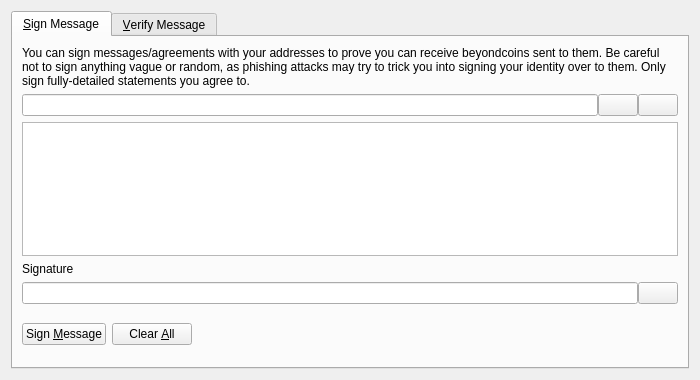
<?xml version="1.0" encoding="UTF-8"?>
<ui version="4.0">
 <class>SignVerifyMessageDialog</class>
 <widget class="QDialog" name="SignVerifyMessageDialog">
  <property name="geometry">
   <rect>
    <x>0</x>
    <y>0</y>
    <width>700</width>
    <height>380</height>
   </rect>
  </property>
  <property name="windowTitle">
   <string>Signatures - Sign / Verify a Message</string>
  </property>
  <property name="modal">
   <bool>true</bool>
  </property>
  <layout class="QVBoxLayout" name="verticalLayout">
   <item>
    <widget class="QTabWidget" name="tabWidget">
     <property name="currentIndex">
      <number>0</number>
     </property>
     <widget class="QWidget" name="tabSignMessage">
      <attribute name="title">
       <string>&amp;Sign Message</string>
      </attribute>
      <layout class="QVBoxLayout" name="verticalLayout_SM">
       <item>
        <widget class="QLabel" name="infoLabel_SM">
         <property name="text">
          <string>You can sign messages/agreements with your addresses to prove you can receive beyondcoins sent to them. Be careful not to sign anything vague or random, as phishing attacks may try to trick you into signing your identity over to them. Only sign fully-detailed statements you agree to.</string>
         </property>
         <property name="textFormat">
          <enum>Qt::PlainText</enum>
         </property>
         <property name="wordWrap">
          <bool>true</bool>
         </property>
        </widget>
       </item>
       <item>
        <layout class="QHBoxLayout" name="horizontalLayout_1_SM">
         <property name="spacing">
          <number>0</number>
         </property>
         <item>
          <widget class="QValidatedLineEdit" name="addressIn_SM">
           <property name="toolTip">
            <string>The Beyondcoin address to sign the message with</string>
           </property>
          </widget>
         </item>
         <item>
          <widget class="QPushButton" name="addressBookButton_SM">
           <property name="toolTip">
            <string>Choose previously used address</string>
           </property>
           <property name="text">
            <string/>
           </property>
           <property name="icon">
            <iconset resource="../bitcoin.qrc">
             <normaloff>:/icons/address-book</normaloff>:/icons/address-book</iconset>
           </property>
           <property name="shortcut">
            <string>Alt+A</string>
           </property>
           <property name="autoDefault">
            <bool>false</bool>
           </property>
          </widget>
         </item>
         <item>
          <widget class="QPushButton" name="pasteButton_SM">
           <property name="toolTip">
            <string>Paste address from clipboard</string>
           </property>
           <property name="text">
            <string/>
           </property>
           <property name="icon">
            <iconset resource="../bitcoin.qrc">
             <normaloff>:/icons/editpaste</normaloff>:/icons/editpaste</iconset>
           </property>
           <property name="shortcut">
            <string>Alt+P</string>
           </property>
           <property name="autoDefault">
            <bool>false</bool>
           </property>
          </widget>
         </item>
        </layout>
       </item>
       <item>
        <widget class="QPlainTextEdit" name="messageIn_SM">
         <property name="toolTip">
          <string>Enter the message you want to sign here</string>
         </property>
        </widget>
       </item>
       <item>
        <widget class="QLabel" name="signatureLabel_SM">
         <property name="text">
          <string>Signature</string>
         </property>
         <property name="textFormat">
          <enum>Qt::PlainText</enum>
         </property>
        </widget>
       </item>
       <item>
        <layout class="QHBoxLayout" name="horizontalLayout_2_SM">
         <property name="spacing">
          <number>0</number>
         </property>
         <item>
          <widget class="QLineEdit" name="signatureOut_SM">
           <property name="font">
            <font>
             <italic>true</italic>
            </font>
           </property>
           <property name="readOnly">
            <bool>true</bool>
           </property>
          </widget>
         </item>
         <item>
          <widget class="QPushButton" name="copySignatureButton_SM">
           <property name="toolTip">
            <string>Copy the current signature to the system clipboard</string>
           </property>
           <property name="text">
            <string/>
           </property>
           <property name="icon">
            <iconset resource="../bitcoin.qrc">
             <normaloff>:/icons/editcopy</normaloff>:/icons/editcopy</iconset>
           </property>
           <property name="autoDefault">
            <bool>false</bool>
           </property>
          </widget>
         </item>
        </layout>
       </item>
       <item>
        <layout class="QHBoxLayout" name="horizontalLayout_3_SM">
         <item>
          <widget class="QPushButton" name="signMessageButton_SM">
           <property name="toolTip">
            <string>Sign the message to prove you own this Beyondcoin address</string>
           </property>
           <property name="text">
            <string>Sign &amp;Message</string>
           </property>
           <property name="icon">
            <iconset resource="../bitcoin.qrc">
             <normaloff>:/icons/edit</normaloff>:/icons/edit</iconset>
           </property>
           <property name="autoDefault">
            <bool>false</bool>
           </property>
          </widget>
         </item>
         <item>
          <widget class="QPushButton" name="clearButton_SM">
           <property name="toolTip">
            <string>Reset all sign message fields</string>
           </property>
           <property name="text">
            <string>Clear &amp;All</string>
           </property>
           <property name="icon">
            <iconset resource="../bitcoin.qrc">
             <normaloff>:/icons/remove</normaloff>:/icons/remove</iconset>
           </property>
           <property name="autoDefault">
            <bool>false</bool>
           </property>
          </widget>
         </item>
         <item>
          <spacer name="horizontalSpacer_1_SM">
           <property name="orientation">
            <enum>Qt::Horizontal</enum>
           </property>
           <property name="sizeHint" stdset="0">
            <size>
             <width>40</width>
             <height>48</height>
            </size>
           </property>
          </spacer>
         </item>
         <item>
          <widget class="QLabel" name="statusLabel_SM">
           <property name="font">
            <font>
             <weight>75</weight>
             <bold>true</bold>
            </font>
           </property>
           <property name="text">
            <string/>
           </property>
           <property name="wordWrap">
            <bool>true</bool>
           </property>
          </widget>
         </item>
         <item>
          <spacer name="horizontalSpacer_2_SM">
           <property name="orientation">
            <enum>Qt::Horizontal</enum>
           </property>
           <property name="sizeHint" stdset="0">
            <size>
             <width>40</width>
             <height>48</height>
            </size>
           </property>
          </spacer>
         </item>
        </layout>
       </item>
      </layout>
     </widget>
     <widget class="QWidget" name="tabVerifyMessage">
      <attribute name="title">
       <string>&amp;Verify Message</string>
      </attribute>
      <layout class="QVBoxLayout" name="verticalLayout_VM">
       <item>
        <widget class="QLabel" name="infoLabel_VM">
         <property name="text">
          <string>Enter the receiver's address, message (ensure you copy line breaks, spaces, tabs, etc. exactly) and signature below to verify the message. Be careful not to read more into the signature than what is in the signed message itself, to avoid being tricked by a man-in-the-middle attack. Note that this only proves the signing party receives with the address, it cannot prove sendership of any transaction!</string>
         </property>
         <property name="textFormat">
          <enum>Qt::PlainText</enum>
         </property>
         <property name="alignment">
          <set>Qt::AlignLeading|Qt::AlignLeft|Qt::AlignTop</set>
         </property>
         <property name="wordWrap">
          <bool>true</bool>
         </property>
        </widget>
       </item>
       <item>
        <layout class="QHBoxLayout" name="horizontalLayout_1_VM">
         <property name="spacing">
          <number>0</number>
         </property>
         <item>
          <widget class="QValidatedLineEdit" name="addressIn_VM">
           <property name="toolTip">
            <string>The Beyondcoin address the message was signed with</string>
           </property>
          </widget>
         </item>
         <item>
          <widget class="QPushButton" name="addressBookButton_VM">
           <property name="toolTip">
            <string>Choose previously used address</string>
           </property>
           <property name="text">
            <string/>
           </property>
           <property name="icon">
            <iconset resource="../bitcoin.qrc">
             <normaloff>:/icons/address-book</normaloff>:/icons/address-book</iconset>
           </property>
           <property name="shortcut">
            <string>Alt+A</string>
           </property>
           <property name="autoDefault">
            <bool>false</bool>
           </property>
          </widget>
         </item>
        </layout>
       </item>
       <item>
        <widget class="QPlainTextEdit" name="messageIn_VM"/>
       </item>
       <item>
        <widget class="QValidatedLineEdit" name="signatureIn_VM"/>
       </item>
       <item>
        <layout class="QHBoxLayout" name="horizontalLayout_2_VM">
         <item>
          <widget class="QPushButton" name="verifyMessageButton_VM">
           <property name="toolTip">
            <string>Verify the message to ensure it was signed with the specified Beyondcoin address</string>
           </property>
           <property name="text">
            <string>Verify &amp;Message</string>
           </property>
           <property name="icon">
            <iconset resource="../bitcoin.qrc">
             <normaloff>:/icons/transaction_0</normaloff>:/icons/transaction_0</iconset>
           </property>
           <property name="autoDefault">
            <bool>false</bool>
           </property>
          </widget>
         </item>
         <item>
          <widget class="QPushButton" name="clearButton_VM">
           <property name="toolTip">
            <string>Reset all verify message fields</string>
           </property>
           <property name="text">
            <string>Clear &amp;All</string>
           </property>
           <property name="icon">
            <iconset resource="../bitcoin.qrc">
             <normaloff>:/icons/remove</normaloff>:/icons/remove</iconset>
           </property>
           <property name="autoDefault">
            <bool>false</bool>
           </property>
          </widget>
         </item>
         <item>
          <spacer name="horizontalSpacer_1_VM">
           <property name="orientation">
            <enum>Qt::Horizontal</enum>
           </property>
           <property name="sizeHint" stdset="0">
            <size>
             <width>40</width>
             <height>48</height>
            </size>
           </property>
          </spacer>
         </item>
         <item>
          <widget class="QLabel" name="statusLabel_VM">
           <property name="font">
            <font>
             <weight>75</weight>
             <bold>true</bold>
            </font>
           </property>
           <property name="text">
            <string/>
           </property>
           <property name="wordWrap">
            <bool>true</bool>
           </property>
          </widget>
         </item>
         <item>
          <spacer name="horizontalSpacer_2_VM">
           <property name="orientation">
            <enum>Qt::Horizontal</enum>
           </property>
           <property name="sizeHint" stdset="0">
            <size>
             <width>40</width>
             <height>48</height>
            </size>
           </property>
          </spacer>
         </item>
        </layout>
       </item>
      </layout>
     </widget>
    </widget>
   </item>
  </layout>
 </widget>
 <customwidgets>
  <customwidget>
   <class>QValidatedLineEdit</class>
   <extends>QLineEdit</extends>
   <header>qvalidatedlineedit.h</header>
  </customwidget>
 </customwidgets>
 <resources>
  <include location="../bitcoin.qrc"/>
 </resources>
 <connections/>
</ui>
